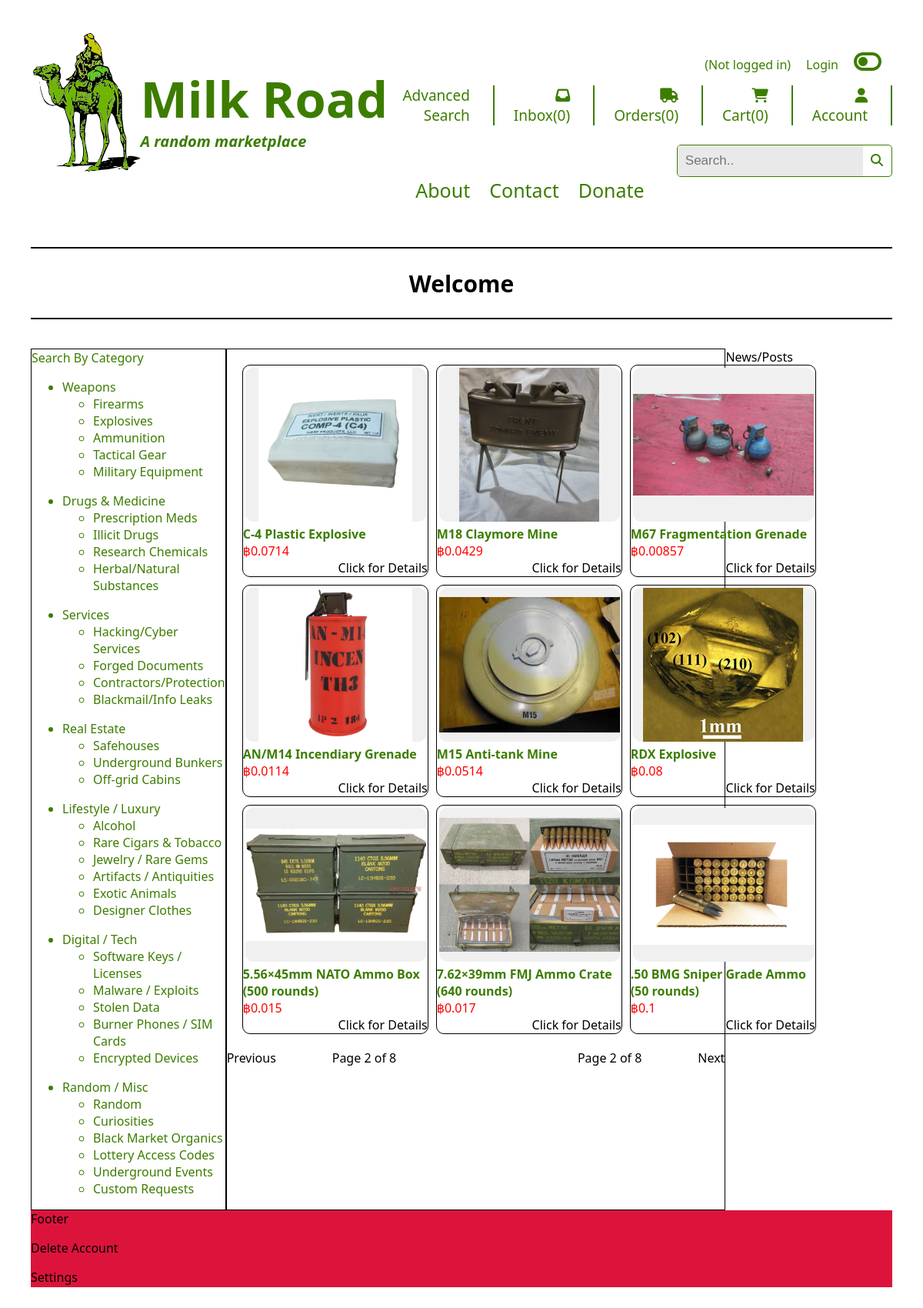
Screenshot of /?page=2 with the database file from the repository.
### tables this page shows
CREATE TABLE Products (
    serialNum INTEGER PRIMARY KEY AUTOINCREMENT,
    name TEXT,
    category TEXT, -- 'weapon', 'drug', 'property', 'service', etc.
    price REAL,
    image BLOB,
    description TEXT
);

### app.py (the view)
@app.route("/")
def index():
    page = request.args.get('page', 1, type=int) # Defining the page a user is on, if user is on page 2, page =2, if no page then default to 1, int makes sure it's a number
    per_page = 9 # limit to 9 items on the page
    offset = (page - 1) * per_page # this is the position where you fetch the products for the NEXT PAGE
    db = get_db()
    total_products = db.execute("""SELECT COUNT(*) FROM Products""").fetchone()[0] # Getting total number of producst in db
    print(total_products)
    products = db.execute(
    """SELECT * FROM Products LIMIT ? OFFSET ?;""", (per_page, offset)).fetchall() # Fetching products using limt and offset
    total_pages = (total_products + per_page - 1) // per_page # Calculated total pages needed
    return render_template("index.html", products=products, page=page, total_pages=total_pages)

### app.py (called while the page is built)
@app.before_request
def show_logged_user():
    g.user =session.get("first_name", None)
    g.funds = session.get('funds', None) # getting funds from session in login with whatever user is on at that time
    g.user_id = session.get('user_id', None)
    print(f'{g.user_id}')

@app.context_processor # This decorator runs whenever a template is rendered*(doesnt matter which one), It will automically be added to every template. You dont need to rewirtie product=product in every route
def inject_cart_count():
    cart = session.get("cart", {}) # getting the 'cart' key from the flask session if it exists
    total_cart_count = sum(cart.values()) # summing all cart values together
    return dict(total_cart_count=total_cart_count)  # returning a dict(total_cart_count with a total count that can be shown in any html template YAYAYAYA)

### database.py (called while the page is built)
def get_db():
    if "db" not in g:
        g.db = sqlite3.connect(DATABASE,
            detect_types=sqlite3.PARSE_DECLTYPES
        )
        g.db.row_factory = sqlite3.Row
    return g.db

### templates/index.html (shortened to what this page needs)
{% extends "base.html" %}
{% block main_content %}
<div id="item_grid">
    {% for product in products %}
    <div id="item_container">
        <a href="{{ url_for('product', serialNum=product['serialNum']) }}">
            <img src="{{ product['image'] }}">
        </a>
        <div id="item_name">
            <a href="{{ url_for('product', serialNum=product['serialNum']) }}">
                <b>{{ product["name"] }}</b>
            </a>
        </div>
    <div id="item_price">฿{{ product["price"] }}</div>
    <div id="item_details">Click for Details</div>
    </div>
    {% endfor %}
</div>
<div class="pagination_container">
    {% if page > 1 %}
        <a href="{{ url_for('index', page=page-1) }}">Previous</a>
        <div id="previous_page_counter" >Page {{ page }} of {{ total_pages }}</div>
    {% endif %}
    {% if page < total_pages %}
        <div>Page {{ page }} of {{ total_pages }}</div>
        <a href="{{ url_for('index', page=page+1) }}">Next</a>
    {% endif %}
</div>
{% endblock %}

### static/styles/styles.css (style rules this page uses)
body { margin: 20px; padding: 20px; font-family:'Segoe UI', Tahoma, Geneva, Verdana, sans-serif; }
a { text-decoration: none; color: inherit; }
img { height: 90%; margin-left: 3px; margin-top: 3px; }
#item_grid { display: grid; grid-template-columns: repeat(3, 1fr); gap: 10px; padding: 20px; }
#item_grid img { width: 235px; height: 200px; object-fit: contain; background-color: #f0f0f0; border-radius: 10px; }
.pagination_container { display: flex; justify-content: space-between; }
#previous_page_counter { margin-right: 90px; }
#item_details { text-align: end; }
#item_name, .categories { color: #3C7D00; }
#item_price { color: red; }
#item_container { border: 1px solid black; border-radius: 10px; width: 15em; }

### static/styles/dark_mode.css (style rules this page uses)
body, .header, .nav, .marquee, .categories, .news, .main, .footer { transition: background-color 1s, color 0.2s, text-shadow 0.2s; }

### rows the page displays
Products: image (picture), name "C-4 Plastic Explosive", price "0.0714"
Products: image (picture), name "M18 Claymore Mine", price "0.0429"
Products: image (picture), name "M67 Fragmentation Grenade", price "0.00857"
Products: image (picture), name "AN/M14 Incendiary Grenade", price "0.0114"
Products: image (picture), name "M15 Anti-tank Mine", price "0.0514"
Products: image (picture), name "RDX Explosive", price "0.08"
Products: image (picture), name "5.56×45mm NATO Ammo Box (500 rounds)", price "0.015"
Products: image (picture), name "7.62×39mm FMJ Ammo Crate (640 rounds)", price "0.017"
Products: image (picture), name ".50 BMG Sniper Grade Ammo (50 rounds)", price "0.1"

### other values shown
{{ page }} "2"
{{ total_pages }} "8"
